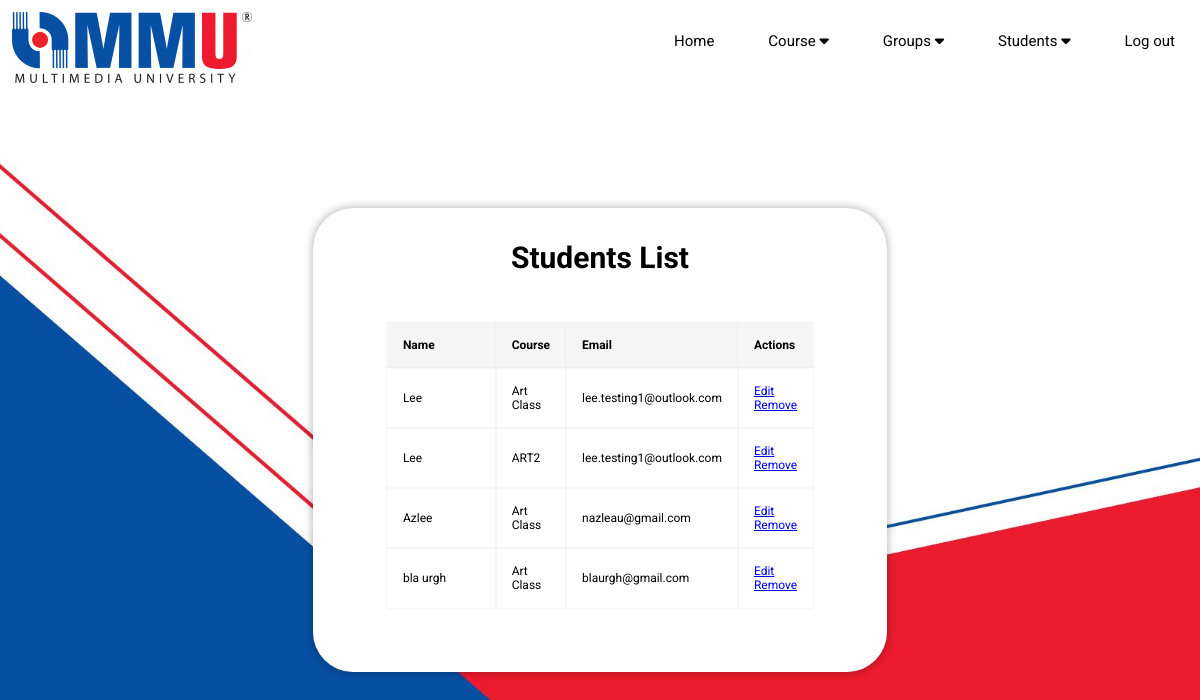
Screenshot of /students_list (signed in) with the database file from the repository.
### tables this page shows
CREATE TABLE "Users" (
	"user_id"	INTEGER NOT NULL,
	"name"	TEXT NOT NULL,
	"email"	TEXT NOT NULL,
	"password"	TEXT NOT NULL,
	PRIMARY KEY("user_id" AUTOINCREMENT)
);

CREATE TABLE "Classes" (
	"class_id"	TEXT NOT NULL,
	"class_name"	TEXT NOT NULL,
	PRIMARY KEY("class_id")
);

### app.py (the view)
@app.route('/students_list')
def students_list():
    lecturer_id = session.get('user_id')
    if lecturer_id:
        conn = get_db_connection()
        cursor = conn.cursor()
        cursor.execute("""
            SELECT Users.user_id, Users.name, Users.email, Classes.class_name, Groups.group_id
            FROM Users
            LEFT JOIN group_members ON Users.user_id = group_members.user_id
            LEFT JOIN Classes ON group_members.class_id = Classes.class_id
            LEFT JOIN Groups ON group_members.group_id = Groups.group_id
            WHERE Classes.class_id IN (
                SELECT class_id FROM Class_lecturers WHERE lecturer_id = ?
            )
            AND Users.user_id IN (
                SELECT user_id FROM User_roles WHERE role_id = (
                    SELECT role_id FROM Roles WHERE role_name = 'student'
                )
            )
        """, (lecturer_id,))
        students = cursor.fetchall()
        conn.close()
        return render_template('students_list.html', students=students)
    else:
        return redirect(url_for('login'))

### app.py (called while the page is built)
def get_db_connection():
    conn = sqlite3.connect(DATABASE)
    conn.row_factory = sqlite3.Row
    return conn

### templates/students_list.html (shortened to what this page needs)
{% extends "layout_lect.html" %}
{% block content %}
    <div class="add_class">
        <h1>Students List</h1>
        <table class="class_list">
                <tr>
                    <th>Name</th>
                    <th>Course</th>
                    <th>Email</th>
                    <th>Actions</th>
                </tr>
                {% for student in students %}
                <tr>
                    <td class="name">{{ student['name'] }}</td>
                    <td class="name">{{ student['class_name'] }}</td>
                    <td class="name">{{ student['email'] }}</td>
                    <td class="name">
                        <a href="{{ url_for('edit_students', user_id=student['user_id']) }}">Edit</a>
                        <a href="{{ url_for('delete_student', user_id=student['user_id'], group_id=student['group_id']) }}" onclick="return confirm('Are you sure you want to removed this student?')">Remove</a>
                    </td>
                </tr>
                {% endfor %}
        </table>
    </div>
{% endblock %}

### static/style_LecturerMenu.css (style rules this page uses)
* { padding: 0; margin: 0; box-sizing: border-box; font-family: "Roboto", sans-serif; }
body { display: flex; justify-content: center; align-items: center; min-height: 100vh; background: url(PageBg.jpg) no-repeat; background-attachment: fixed; background-size: cover; background-position: center; image-resolution: 1080; }
.add_class { min-width:420px; width: auto; background: rgb(255, 255, 255); color: black; border: 2px solid rgba(255, 255, 255, .2); backdrop-filter: contrast(50%); box-shadow: 0 0 10px rgba(0, 0, 0, 0.329); border-radius: 40px; margin-top: 80px; padding: 30px 40px; }
.add_class h1 { padding-bottom: 15px; font-size: 30px; text-align: center; }
.class_list { font-size: 12px; font-weight: normal; display: flex; justify-content: center; align-items: center; border-radius: 2%; width: 100%; margin: 0px auto; padding: 2rem; border-collapse: collapse; }
td.name { width: 100%; height: 100%; padding: 1rem; align-items: center; background-color: transparent; box-shadow: 0 0 2px rgba(0, 0, 0, .1);; }
th { width: 100%; height: 100%; font-weight: bold; color: black; padding: 1rem; text-align: left; border-radius: 2%; background-color: whitesmoke; box-shadow: 0 0 2px rgba(0, 0, 0, .1); }

### rows the page displays
Users: name "Lee", class_name "Art Class", email "lee.testing1@outlook.com", class_name "ART2"
Users: name "Azlee", class_name "Art Class", email "nazleau@gmail.com"
Users: name "bla urgh", class_name "Art Class", email "blaurgh@gmail.com"
